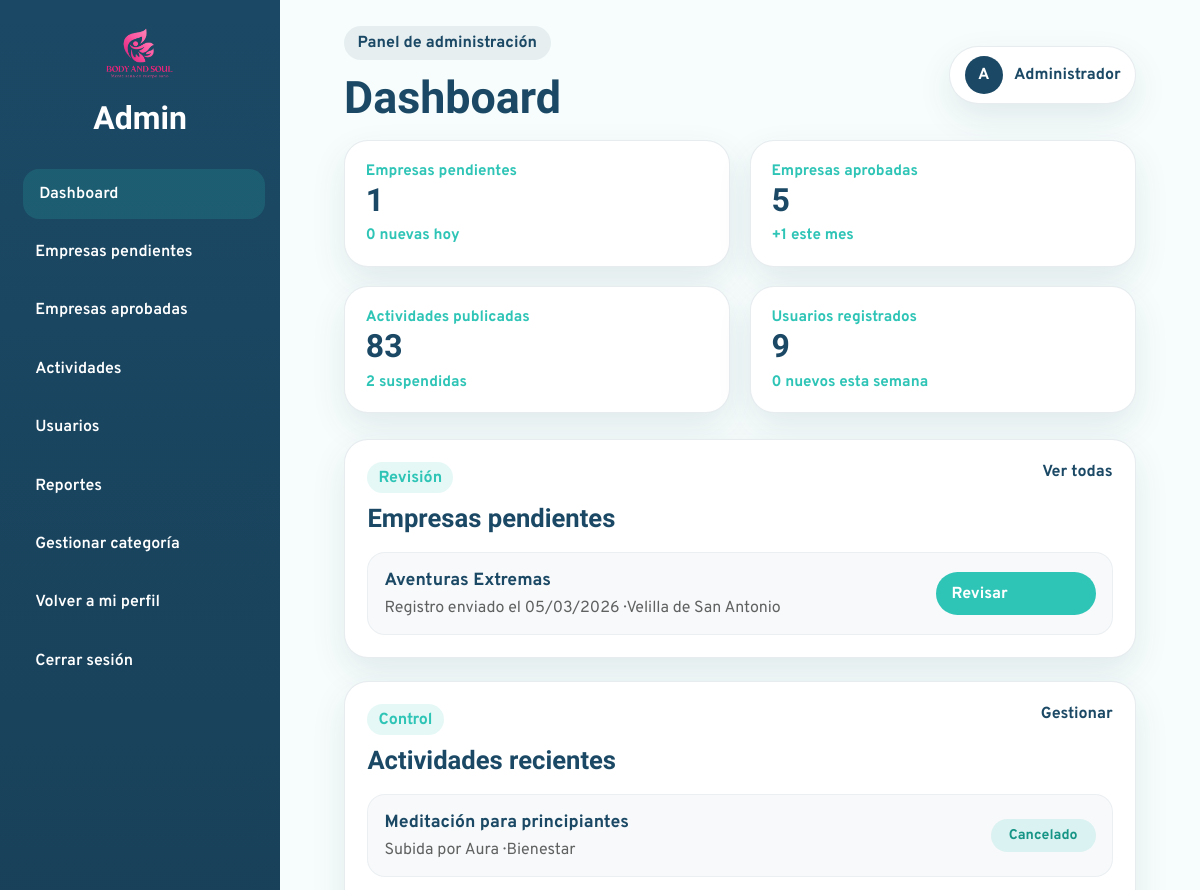
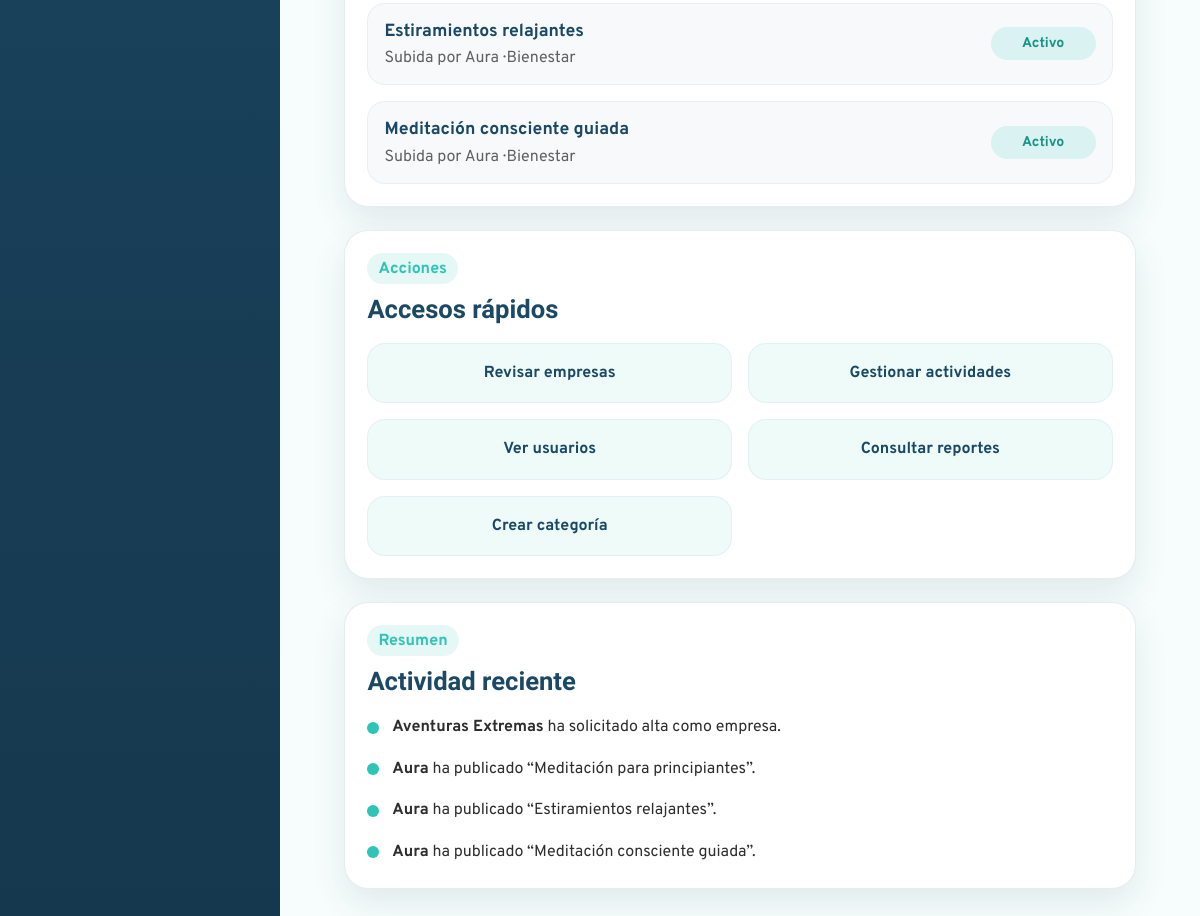
Screenshot of /Admin/dashboard.php (signed in) with the database file from the repository (2 pictures, top to bottom).
### tables this page shows
CREATE TABLE `solicitud_empresa` (
  `id_solicitud` int(11) NOT NULL,
  `id_empresa` int(11) DEFAULT NULL,
  `nombre` varchar(150) NOT NULL,
  `email` varchar(150) NOT NULL,
  `logo_empresa` varchar(255) DEFAULT NULL,
  `datos` text DEFAULT NULL,
  `fecha` datetime NOT NULL DEFAULT current_timestamp(),
  `estado` enum('pendiente','aprobada','rechazada') NOT NULL DEFAULT 'pendiente',
  `ciudad_empresa` varchar(100) DEFAULT NULL,
  `telefono` varchar(20) DEFAULT NULL,
  `direccion` varchar(255) DEFAULT NULL,
  `categoria_empresa` varchar(100) DEFAULT NULL,
  `contrasena` varchar(255) NOT NULL
);

CREATE TABLE `servicio` (
  `id_servicio` int(11) NOT NULL,
  `id_empresa` int(11) NOT NULL,
  `nombre_servicio` varchar(150) NOT NULL,
  `descripcion` text DEFAULT NULL,
  `lugar` varchar(150) DEFAULT NULL,
  `id_categoria` int(11) NOT NULL,
  `precio` decimal(10,2) NOT NULL DEFAULT 0.00,
  `duracion` varchar(50) DEFAULT NULL,
  `materiales` text DEFAULT NULL,
  `estado` enum('activo','cancelado') NOT NULL DEFAULT 'activo'
);

CREATE TABLE `empresa` (
  `id_empresa` int(11) NOT NULL,
  `nombre_empresa` varchar(150) NOT NULL,
  `categoria_empresa` varchar(100) NOT NULL,
  `email` varchar(150) NOT NULL,
  `contrasena` varchar(255) NOT NULL,
  `direccion` varchar(255) DEFAULT NULL,
  `telefono` varchar(20) DEFAULT NULL,
  `ciudad_empresa` varchar(100) NOT NULL,
  `descripcion_empresa` text NOT NULL,
  `logo_empresa` varchar(255) DEFAULT NULL,
  `estado` enum('activa','suspendida') NOT NULL DEFAULT 'activa'
);

CREATE TABLE `categoria` (
  `id_categoria` int(11) NOT NULL,
  `nombre` varchar(100) NOT NULL,
  `id_categoria_padre` int(11) DEFAULT NULL
);

### bd/bdadmin.php (called while the page is built, shortened)
<?php
class bdadmin{
public $pdo = "";
public function __construct($host,$port,$db,$user,$pass) {
    $this->pdo = new PDO("mysql:host=".$host.";port=".$port.";dbname=".$db.";charset=utf8", $user, $pass);
    }
public function ObtenerUltimasSolicitudes(){
    $sentencia = "SELECT * FROM solicitud_empresa
            WHERE estado = 'pendiente'
            ORDER BY fecha DESC
            LIMIT 3";
    $ejecucion = $this->pdo->prepare($sentencia);
    $ejecucion->execute();
    return $ejecucion->fetchAll(PDO::FETCH_ASSOC);
}
public function ObtenerUltimasActividades(){
    $sentencia = "SELECT s.*, e.nombre_empresa, c.nombre AS subcategoria, cp.nombre AS categoria_padre
            FROM servicio s
            INNER JOIN empresa e ON s.id_empresa = e.id_empresa
            INNER JOIN categoria c ON s.id_categoria = c.id_categoria
            LEFT JOIN categoria cp ON c.id_categoria_padre = cp.id_categoria
            ORDER BY s.id_servicio DESC
            LIMIT 3";
    $ejecucion = $this->pdo->prepare($sentencia);
    $ejecucion->execute();
    return $ejecucion->fetchAll(PDO::FETCH_ASSOC);
}
public function ObtenerDatosDashboard(){
    $datos = [];
    $consultas = [
        "pendientes" => "SELECT COUNT(*) FROM solicitud_empresa WHERE estado = 'pendiente'",
        "pendientes_hoy" => "SELECT COUNT(*)
                             FROM solicitud_empresa
                             WHERE estado = 'pendiente'
                             AND DATE(fecha) = CURDATE()",
        "empresas" => "SELECT COUNT(*) FROM empresa",
        "empresas_mes" => "SELECT COUNT(*)
                           FROM solicitud_empresa
                           WHERE estado = 'aprobada'
                           AND MONTH(fecha) = MONTH(CURDATE())
                           AND YEAR(fecha) = YEAR(CURDATE())",
        "actividades" => "SELECT COUNT(*) FROM servicio",
        "actividades_canceladas" => "SELECT COUNT(*)
                             FROM servicio
                             WHERE estado = 'cancelado'",
        "usuarios" => "SELECT COUNT(*) FROM usuario",
        "usuarios_semana" => "SELECT COUNT(*)
                              FROM usuario
                              WHERE fecha_registro >= DATE_SUB(CURDATE(), INTERVAL 7 DAY)"
    ];
    foreach($consultas as $clave => $sentencia){
        $ejecucion = $this->pdo->prepare($sentencia);
        $ejecucion->execute();
        $datos[$clave] = $ejecucion->fetchColumn();
    }
    return $datos;
}
}

### Admin/dashboard.php (the view, shortened to what this page needs)
<?php
require_once("head-admin.php");
$datos = $bdadmin->ObtenerDatosDashboard();
$solicitudes = $bdadmin->ObtenerUltimasSolicitudes();
$actividades = $bdadmin->ObtenerUltimasActividades();
?>
<main class="admin-content">
  <section class="admin-stats-grid">
    <article class="admin-stat-card">
      <p class="admin-stat-label">Empresas pendientes</p>
      <h3><?= $datos["pendientes"] ?></h3>
      <span class="admin-stat-detail"><?= $datos["pendientes_hoy"] ?> nuevas hoy</span>
    </article>
    <article class="admin-stat-card">
      <p class="admin-stat-label">Empresas aprobadas</p>
      <h3><?= $datos["empresas"] ?></h3>
      <span class="admin-stat-detail">+<?= $datos["empresas_mes"] ?> este mes</span>
    </article>
    <article class="admin-stat-card">
      <p class="admin-stat-label">Actividades publicadas</p>
      <h3><?= $datos["actividades"] ?></h3>
      <span class="admin-stat-detail"><?= $datos["actividades_canceladas"] ?> suspendidas</span>
    </article>
    <article class="admin-stat-card">
      <p class="admin-stat-label">Usuarios registrados</p>
      <h3><?= $datos["usuarios"] ?></h3>
      <span class="admin-stat-detail"><?= $datos["usuarios_semana"] ?> nuevos esta semana</span>
    </article>
  </section>
  <section class="admin-panels-grid">
    <article class="admin-panel-card">
      <div class="admin-panel-header">
        <div>
          <span class="admin-section-tag">Revisión</span>
          <h3>Empresas pendientes</h3>
        </div>
        <a href="empresas-pendientes.php" class="admin-panel-link">Ver todas</a>
      </div>
      <div class="admin-list">
        <?php if(count($solicitudes) > 0): ?>
          <?php foreach($solicitudes as $solicitud): ?>
            <div class="admin-list-item">
              <div class="admin-list-info">
                <h4><?= htmlspecialchars($solicitud["nombre"]) ?></h4>
                <p>
                  Registro enviado el <?= date("d/m/Y", strtotime($solicitud["fecha"])) ?> ·
                  <?= htmlspecialchars($solicitud["ciudad_empresa"] ?? "Sin ciudad") ?>
                </p>
              </div>
              <div class="admin-list-actions">
                <a href="detalle-empresa.php?id=<?= $solicitud["id_solicitud"] ?>" class="btn-approve">
                  Revisar
                </a>
              </div>
            </div>
          <?php endforeach; ?>
        <?php endif; ?>
      </div>
    </article>
    <article class="admin-panel-card">
      <div class="admin-panel-header">
        <div>
          <span class="admin-section-tag">Control</span>
          <h3>Actividades recientes</h3>
        </div>
        <a href="actividades.php" class="admin-panel-link">Gestionar</a>
      </div>
      <div class="admin-list">
        <?php if(count($actividades) > 0): ?>
          <?php foreach($actividades as $actividad): ?>
            <div class="admin-list-item">
              <div class="admin-list-info">
                <h4><?= htmlspecialchars($actividad["nombre_servicio"]) ?></h4>
                <p>
                  Subida por <?= htmlspecialchars($actividad["nombre_empresa"]) ?> ·
                  <?= htmlspecialchars($actividad["categoria_padre"] ?? $actividad["subcategoria"] ?? "Sin categoría") ?>
                </p>
              </div>
              <span class="admin-status-chip approved">
                <?= ucfirst(htmlspecialchars($actividad["estado"] ?? "activo")) ?>
              </span>
            </div>
          <?php endforeach; ?>
        <?php endif; ?>
      </div>
    </article>
    <article class="admin-panel-card">
      <div class="admin-panel-header">
        <div>
          <span class="admin-section-tag">Acciones</span>
          <h3>Accesos rápidos</h3>
        </div>
      </div>
      <div class="admin-quick-actions">
        <a href="empresas-pendientes.php" class="admin-quick-card">Revisar empresas</a>
        <a href="actividades.php" class="admin-quick-card">Gestionar actividades</a>
        <a href="usuarios.php" class="admin-quick-card">Ver usuarios</a>
        <a href="reportes.php" class="admin-quick-card">Consultar reportes</a>
        <a href="crear-categoria.php" class="admin-quick-card">Crear categoría</a>
      </div>
    </article>
    <article class="admin-panel-card">
      <div class="admin-panel-header">
        <div>
          <span class="admin-section-tag">Resumen</span>
          <h3>Actividad reciente</h3>
        </div>
      </div>
      <ul class="admin-timeline">
        <?php foreach($solicitudes as $solicitud): ?>
          <li>
            <span class="timeline-dot"></span>
            <p><strong><?= htmlspecialchars($solicitud["nombre"]) ?></strong> ha solicitado alta como empresa.</p>
          </li>
        <?php endforeach; ?>
        <?php foreach($actividades as $actividad): ?>
          <li>
            <span class="timeline-dot"></span>
            <p><strong><?= htmlspecialchars($actividad["nombre_empresa"]) ?></strong> ha publicado “<?= htmlspecialchars($actividad["nombre_servicio"]) ?>”.</p>
          </li>
        <?php endforeach; ?>
      </ul>
    </article>
  </section>
</main>
</div>
</div>
</body>
</html>

### css/admin-styles/admin-dashboard.css (style rules this page uses)
:root { --admin-primary: #1B4965; --admin-primary-dark: #16384E; --admin-secondary: #2EC4B6; --admin-accent: #FF8FA3; --admin-bg: #F7FDFC; --admin-surface: #ffffff; --admin-text: #2E2E2E; --admin-border: rgba(27, 73, 101, 0.10); --admin-shadow: 0 14px 34px rgba(27, 73, 101, 0.10); --admin-radius: 24px; --admin-transition: all 0.3s ease; }
* { box-sizing: border-box; }
body.admin-dashboard-body { margin: 0; font-family: "Overpass", sans-serif; background-color: var(--admin-bg); color: var(--admin-text); }
.admin-content { padding: 0 2rem 2rem; }
.admin-stats-grid { display: grid; grid-template-columns: repeat(4, 1fr); gap: 1.2rem; margin-bottom: 1.6rem; }
.admin-stat-card { background-color: var(--admin-surface); border: 1px solid var(--admin-border); border-radius: var(--admin-radius); box-shadow: var(--admin-shadow); padding: 1.3rem; }
.admin-stat-label { margin: 0 0 0.5rem; color: rgba(46, 46, 46, 0.72); font-weight: 600; }
.admin-stat-card h3 { margin: 0 0 0.4rem; font-size: 2rem; color: var(--admin-primary); font-family: "Sansita", serif; }
.admin-stat-detail { color: var(--admin-secondary); font-weight: 700; font-size: 0.95rem; }
.admin-panels-grid { display: grid; grid-template-columns: repeat(2, 1fr); gap: 1.4rem; }
.admin-panel-card { background-color: var(--admin-surface); border: 1px solid var(--admin-border); border-radius: var(--admin-radius); box-shadow: var(--admin-shadow); padding: 1.4rem; }
.admin-panel-header { display: flex; justify-content: space-between; align-items: flex-start; gap: 1rem; margin-bottom: 1.2rem; }
.admin-section-tag { display: inline-block; background-color: rgba(46, 196, 182, 0.12); color: var(--admin-secondary); padding: 0.35rem 0.7rem; border-radius: 999px; font-weight: 700; margin-bottom: 0.6rem; }
.admin-panel-header h3 { margin: 0; color: var(--admin-primary); font-family: "Sansita", serif; font-size: 1.6rem; }
.admin-panel-link { color: var(--admin-primary); font-weight: 700; text-decoration: none; }
.admin-list { display: flex; flex-direction: column; gap: 1rem; }
.admin-list-item { display: flex; justify-content: space-between; align-items: center; gap: 1rem; padding: 1rem; border-radius: 18px; background-color: rgba(27, 73, 101, 0.03); border: 1px solid rgba(27, 73, 101, 0.05); }
.admin-list-info h4 { margin: 0 0 0.35rem; color: var(--admin-primary); font-size: 1.1rem; }
.admin-list-info p { margin: 0; color: rgba(46, 46, 46, 0.75); }
.admin-list-actions { display: flex; flex-wrap: wrap; gap: 0.6rem; }
.btn-approve, .btn-reject { border: none; border-radius: 999px; padding: 0.7rem 1rem; font-weight: 700; cursor: pointer; transition: var(--admin-transition); }
.btn-approve { background-color: var(--admin-secondary); color: #ffffff; }
.admin-status-chip { display: inline-flex; align-items: center; justify-content: center; min-width: 96px; padding: 0.5rem 0.8rem; border-radius: 999px; font-weight: 700; font-size: 0.9rem; }
.admin-status-chip.approved { background-color: rgba(46, 196, 182, 0.14); color: #169486; }
.admin-quick-actions { display: grid; grid-template-columns: repeat(2, 1fr); gap: 1rem; }
.admin-quick-card { text-decoration: none; color: var(--admin-primary); font-weight: 700; background-color: rgba(46, 196, 182, 0.08); border: 1px solid rgba(27, 73, 101, 0.05); border-radius: 18px; padding: 1.2rem; text-align: center; transition: var(--admin-transition); }
.admin-timeline { list-style: none; padding: 0; margin: 0; display: flex; flex-direction: column; gap: 1rem; }
.admin-timeline li { display: flex; align-items: flex-start; gap: 0.8rem; }
.timeline-dot { width: 12px; height: 12px; border-radius: 50%; background-color: var(--admin-secondary); margin-top: 0.4rem; flex-shrink: 0; }
.admin-timeline p { margin: 0; line-height: 1.6; }
@media (max-width: 1200px) { .admin-stats-grid { grid-template-columns: repeat(2, 1fr); } }
@media (max-width: 1200px) { .admin-panels-grid { grid-template-columns: 1fr; } }

### rows the page displays
solicitud_empresa: nombre "Aventuras Extremas", fecha "05/03/2026", ciudad_empresa "Velilla de San Antonio"
servicio: nombre_servicio "Meditación para principiantes", id_empresa.nombre_empresa "Aura", categoria.nombre "Bienestar", estado "Cancelado"
servicio: nombre_servicio "Estiramientos relajantes", id_empresa.nombre_empresa "Aura", categoria.nombre "Bienestar", estado "Activo"
servicio: nombre_servicio "Meditación consciente guiada", id_empresa.nombre_empresa "Aura", categoria.nombre "Bienestar", estado "Activo"

### other values shown
$etiquetaPagina "Panel de administración"
$tituloPagina "Dashboard"
$datos["pendientes"] "1"
$datos["pendientes_hoy"] "0"
$datos["empresas"] "5"
$datos["empresas_mes"] "1"
$datos["actividades"] "83"
$datos["actividades_canceladas"] "2"
$datos["usuarios"] "9"
$datos["usuarios_semana"] "0"
